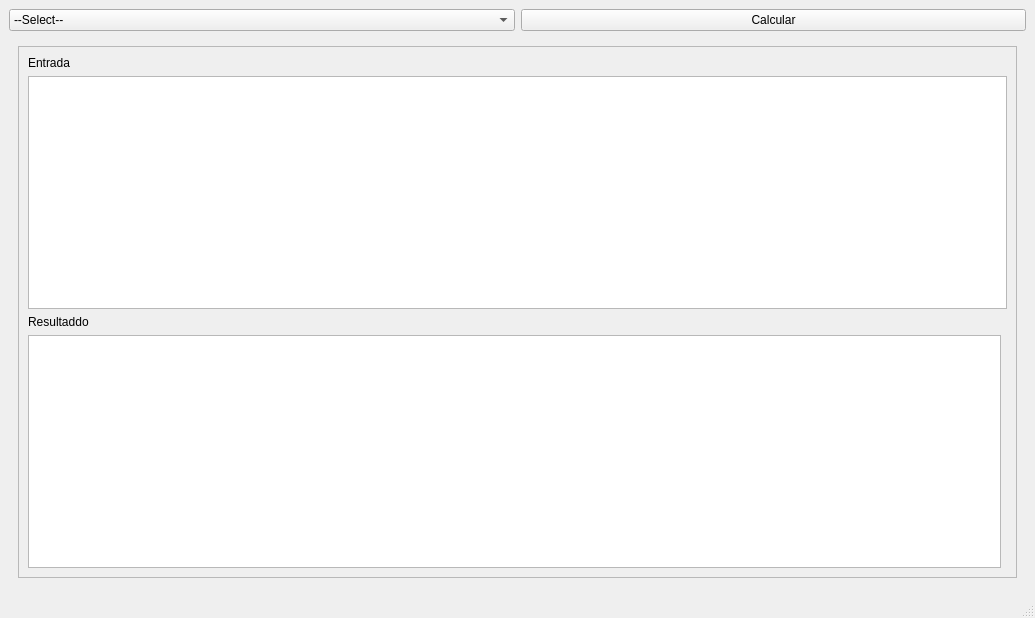
<?xml version="1.0" encoding="UTF-8"?>
<ui version="4.0">
 <class>MainWindow</class>
 <widget class="QMainWindow" name="MainWindow">
  <property name="geometry">
   <rect>
    <x>0</x>
    <y>0</y>
    <width>1035</width>
    <height>618</height>
   </rect>
  </property>
  <property name="windowTitle">
   <string>Calculadora Álgebra LIneal</string>
  </property>
  <widget class="QWidget" name="centralwidget">
   <layout class="QGridLayout" name="gridLayout">
    <item row="0" column="1">
     <widget class="QPushButton" name="pushButton_calcular">
      <property name="text">
       <string>Calcular</string>
      </property>
     </widget>
    </item>
    <item row="0" column="0">
     <widget class="QComboBox" name="comboBox_calculator_mode">
      <item>
       <property name="text">
        <string>--Select--</string>
       </property>
      </item>
      <item>
       <property name="text">
        <string>Normal</string>
       </property>
      </item>
      <item>
       <property name="text">
        <string>Números Complejos</string>
       </property>
      </item>
      <item>
       <property name="text">
        <string>Sistema de Ecuaciones (Sustitución)</string>
       </property>
      </item>
      <item>
       <property name="text">
        <string>Sistema de Ecuaciones (Igualación)</string>
       </property>
      </item>
      <item>
       <property name="text">
        <string>Sistema de Ecuaciones (Reducción)</string>
       </property>
      </item>
      <item>
       <property name="text">
        <string>Sistema de Ecuaciones (Eliminación Gaussiana)</string>
       </property>
      </item>
      <item>
       <property name="text">
        <string>Sistema de Ecuaciones (Gauss Jordan)</string>
       </property>
      </item>
      <item>
       <property name="text">
        <string>Sistema de Ecuaciones (Sarrus)</string>
       </property>
      </item>
      <item>
       <property name="text">
        <string>Matrices</string>
       </property>
      </item>
      <item>
       <property name="text">
        <string>Encriptar</string>
       </property>
      </item>
      <item>
       <property name="text">
        <string>Desencriptar</string>
       </property>
      </item>
     </widget>
    </item>
    <item row="1" column="0" colspan="2">
     <widget class="QStackedWidget" name="stackedWidget">
      <property name="currentIndex">
       <number>0</number>
      </property>
      <widget class="QWidget" name="page">
       <layout class="QGridLayout" name="gridLayout_6">
        <item row="0" column="0">
         <widget class="QFrame" name="frame">
          <property name="frameShape">
           <enum>QFrame::StyledPanel</enum>
          </property>
          <property name="frameShadow">
           <enum>QFrame::Raised</enum>
          </property>
          <layout class="QGridLayout" name="gridLayout_3">
           <item row="1" column="0">
            <widget class="QLabel" name="label_2">
             <property name="text">
              <string>Entrada</string>
             </property>
            </widget>
           </item>
           <item row="3" column="0" colspan="2">
            <widget class="QTextEdit" name="textEdit_input">
             <property name="enabled">
              <bool>true</bool>
             </property>
            </widget>
           </item>
           <item row="5" column="0">
            <widget class="QTextBrowser" name="textBrowser_result"/>
           </item>
           <item row="4" column="0">
            <widget class="QLabel" name="label">
             <property name="text">
              <string>Resultaddo</string>
             </property>
            </widget>
           </item>
          </layout>
         </widget>
        </item>
       </layout>
      </widget>
      <widget class="QWidget" name="page_2">
       <layout class="QGridLayout" name="gridLayout_2">
        <item row="3" column="0" colspan="2">
         <widget class="QGroupBox" name="groupBox_ma">
          <property name="title">
           <string>Matriz A</string>
          </property>
          <layout class="QGridLayout" name="gridLayout_4">
           <item row="0" column="0">
            <widget class="QTextEdit" name="textEdit_ma"/>
           </item>
           <item row="1" column="0">
            <widget class="QFrame" name="frame_encryption">
             <property name="frameShape">
              <enum>QFrame::StyledPanel</enum>
             </property>
             <property name="frameShadow">
              <enum>QFrame::Raised</enum>
             </property>
             <layout class="QGridLayout" name="gridLayout_7">
              <item row="1" column="0">
               <widget class="QLineEdit" name="lineEdit_e_message"/>
              </item>
              <item row="0" column="0">
               <widget class="QLabel" name="label_e_message">
                <property name="text">
                 <string>Mensaje</string>
                </property>
               </widget>
              </item>
             </layout>
            </widget>
           </item>
           <item row="2" column="0">
            <widget class="QComboBox" name="comboBox_matrix_a_op">
             <item>
              <property name="text">
               <string>--Select--</string>
              </property>
             </item>
             <item>
              <property name="text">
               <string>Traspuesta</string>
              </property>
             </item>
             <item>
              <property name="text">
               <string>Inversa</string>
              </property>
             </item>
             <item>
              <property name="text">
               <string>Determinante</string>
              </property>
             </item>
             <item>
              <property name="text">
               <string>Rango</string>
              </property>
             </item>
            </widget>
           </item>
          </layout>
         </widget>
        </item>
        <item row="0" column="0" rowspan="2" colspan="3">
         <widget class="QSpinBox" name="spinBox_matrices_numeromatrices">
          <property name="minimum">
           <number>1</number>
          </property>
          <property name="maximum">
           <number>2</number>
          </property>
          <property name="value">
           <number>1</number>
          </property>
         </widget>
        </item>
        <item row="3" column="2">
         <widget class="QGroupBox" name="frame_matrices_matrizb">
          <property name="title">
           <string>Matriz B</string>
          </property>
          <layout class="QGridLayout" name="gridLayout_5">
           <item row="0" column="1">
            <widget class="QTextEdit" name="textEdit_mb"/>
           </item>
           <item row="0" column="0">
            <widget class="QComboBox" name="comboBox_matrix_ab_op">
             <item>
              <property name="text">
               <string>--Select--</string>
              </property>
             </item>
             <item>
              <property name="text">
               <string>*</string>
              </property>
             </item>
             <item>
              <property name="text">
               <string>+</string>
              </property>
             </item>
             <item>
              <property name="text">
               <string>-</string>
              </property>
             </item>
             <item>
              <property name="text">
               <string>Markov</string>
              </property>
             </item>
            </widget>
           </item>
          </layout>
         </widget>
        </item>
        <item row="1" column="3" rowspan="3">
         <widget class="QGroupBox" name="groupBox_6">
          <property name="title">
           <string>Resultado</string>
          </property>
          <layout class="QGridLayout" name="gridLayout_10">
           <item row="0" column="0">
            <widget class="QTextBrowser" name="textBrowser_matrix_result"/>
           </item>
          </layout>
         </widget>
        </item>
       </layout>
      </widget>
     </widget>
    </item>
   </layout>
  </widget>
  <widget class="QMenuBar" name="menubar">
   <property name="geometry">
    <rect>
     <x>0</x>
     <y>0</y>
     <width>1035</width>
     <height>29</height>
    </rect>
   </property>
  </widget>
  <widget class="QStatusBar" name="statusbar"/>
  <action name="actionsdfsadf">
   <property name="text">
    <string>sdfsadf</string>
   </property>
  </action>
 </widget>
 <resources/>
 <connections/>
</ui>
